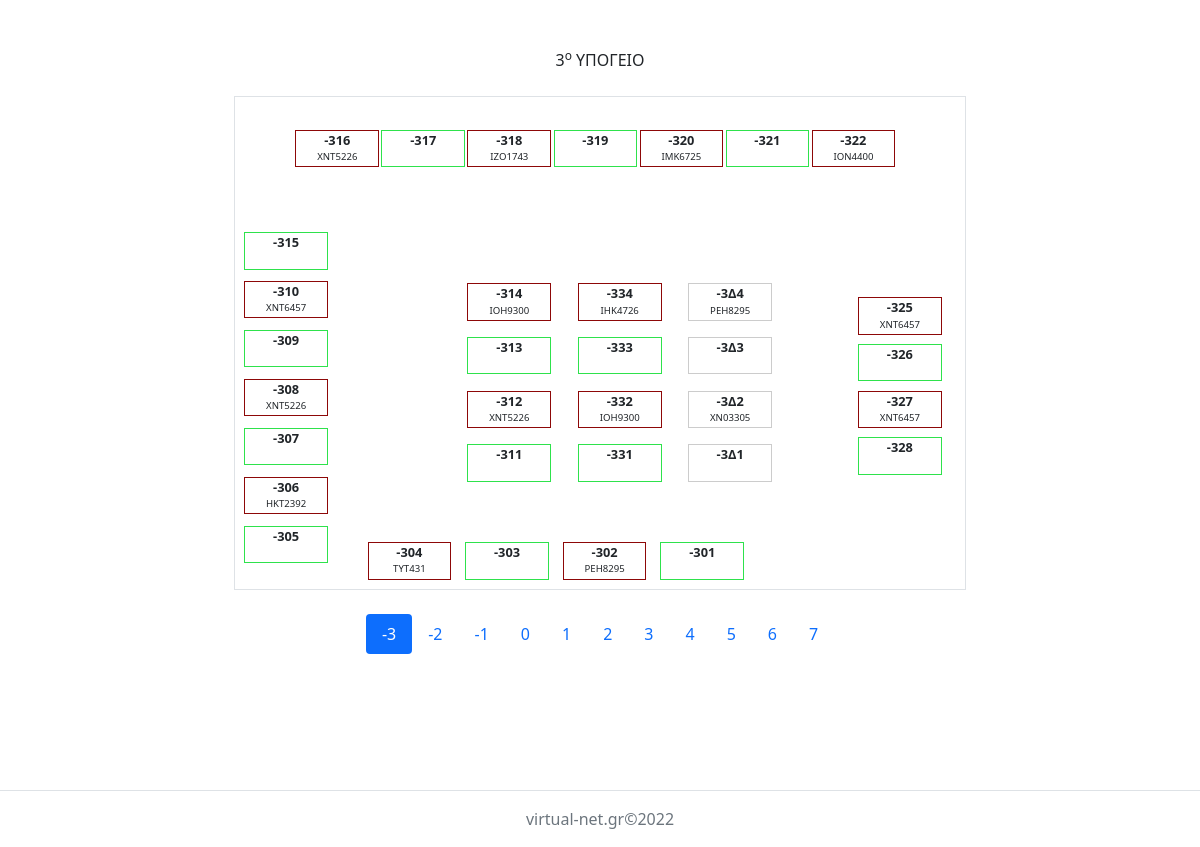
The page / on the database its author committed.
### tables this page shows
CREATE TABLE `floor` (
  `id` int(11) NOT NULL AUTO_INCREMENT,
  `name` varchar(2) NOT NULL,
  `label` varchar(200) NOT NULL,
  `enabled` enum('0','1') NOT NULL DEFAULT '1',
  `timestamp_insert` timestamp NOT NULL DEFAULT current_timestamp(),
  `timestamp_update` timestamp NOT NULL DEFAULT current_timestamp() ON UPDATE current_timestamp(),
  PRIMARY KEY (`id`)
);

### index.php (the view, shortened to what this page needs)
<?php
require_once('config.php');
$conf = new Config;
$plate = ['ION4400','IMM1492','XNN8998','IYM8315','IZO1743','IOH9300','XNN1699','XNI1026','XNX9369','YNY4428','XNT5226','HKT2392','IMK6725','IHK4726','XNN7733','XNT6457','PEH8295','TYT431','XNI9464','XNP9546','PMN485','HKZ7622','XNX2324','XNI4058','ZXH8522','IPA5341','MYZ7892','XNK4092','XNI9996','XNP8218','XN03305'];
    $floor = [];
    $query = "  SELECT `f`.`id`, `f`.`name`, `f`.`label`, GROUP_CONCAT(`s`.`id`) `space_ids`, GROUP_CONCAT(`s`.`name`) `spaces`, GROUP_CONCAT(`s`.`type`) `type`
                FROM `floor` `f`
                LEFT JOIN `space_position` `s`
                ON `f`.`id` = `s`.`floor_id` AND `s`.`enabled` = '1'
                WHERE `f`.`enabled` = '1'
                GROUP BY `f`.`id`;";
    $result = $conf->mysqli->query($query);
    if ($result->num_rows > 0) {
        while($row = $result->fetch_assoc()) {
            $floor[$row['id']] = [  'name'=>$row['name'],
                                    'label'=>$row['label'],
                                    'spaces'=>array_combine(explode(',',$row['space_ids']),explode(',',$row['spaces'])),
                                    'space_types'=>array_combine(explode(',',$row['space_ids']),explode(',',$row['type']))
                                ];
        }
    }
    $selected_floor = $_COOKIE['parking-spaces-floor'] ?? array_key_first($floor);
$conf->header();   ?>
<div class="container">
    <div class="mt-5 d-flex flex-column">
        <div class="tab-content" id="pills-floorContent">
            <?php
            foreach ($floor as $floor_id => $row) {
                $selected = $selected_floor == $floor_id ; ?>
                <div class="<?php echo 'tab-pane fade'.($selected?' active show':''); ?>" id="<?php echo 'floor_id_'.$floor_id; ?>" role="tabpanel" aria-labelledby="<?php echo 'tab_floor_id_'.$floor_id; ?>">
                    <div class="">
                        <div class="text-center">
                            <?php echo $row['label']; ?>
                        </div>
                        <div class="floor-frame" >   <?php
                            if(!empty($row['spaces'])) {
                                foreach ($row['spaces'] as $space_id => $space_name) {
                                    $type = $row['space_types'][$space_id] == 'temp' ? ' temp':'';
                                    $occupied_space = $space_id % 2;    ?>
                                    <div class="<?php echo 'parking-space'.$type.($occupied_space?' occupied popover-top':''); ?>" id="<?php echo 'n_'.$space_id; ?>" title="Μετακίνηση στη θέση" >
                                        <div class="space-name">
                                            <?php echo  $space_name; ?>
                                        </div> <?php
                                        if($occupied_space) { ?>
                                            <div class="car-plate">
                                                <?php echo  $plate[array_rand($plate,1)]; ?>
                                            </div> <?php
                                        }   ?>
                                    </div>    <?php
                                }
                            }   ?>
                        </div>
                    </div>
                </div>
                <?php
            }   ?>
        </div>
        <ul class="nav nav-pills mb-3 mx-auto" id="pills-tab" role="tablist">   <?php
            foreach ($floor as $floor_id => $row) {
                $selected = $selected_floor == $floor_id ; ?>
                <li class="nav-item" role="presentation">
                    <button class="<?php echo 'nav-link'.($selected?' active':''); ?>" id="<?php echo 'tab_floor_id_'.$floor_id; ?>" data-floor-id="<?php echo $floor_id; ?>" data-bs-toggle="pill" data-bs-target="<?php echo '#floor_id_'.$floor_id; ?>" type="button" role="tab" aria-controls="pills-contact" aria-selected="<?php echo $selected?'true':'false'; ?>">
                        <?php echo $row['name']; ?>
                    </button>
                </li>   <?php
            }   ?>
        </ul>
    </div>
</div>

### style.css (style rules this page uses)
body>.container { min-height: calc(100vh - 82px); }
body.xl #pills-floorContent, body.xxl #pills-floorContent { margin: 0 12rem; }
.floor-frame { position: relative; border: 1px solid #dee2e6; margin: 1.5rem auto; }
.parking-space { position:absolute; text-align: center; border: 1px solid #2ee24c; display: flex; flex-direction: column; }
.parking-space.occupied { border: 1px solid #8d0808; cursor: pointer; }
.parking-space.temp { border: 1px solid #ccc; }
.parking-space > .space-name { font-size: .8em; font-weight: 600; }
.parking-space > .car-plate { font-size: .6em; }

### rows shown on the page
floor: label "3 ο ΥΠΟΓΕΙΟ", space_name "-314", space_name "-312", space_name "-317", space_name "-334", space_name "-319", space_name "-332", space_name "-321", space_name "-325", space_name "-315", space_name "-327", space_name "-309", space_name "-304", space_name "-3Δ3", space_name "-307", space_name "-302", space_name "-3Δ1", space_name "-305", space_name "-313", space_name "-316", space_name "-311", space_name "-318", space_name "-333", space_name "-320", space_name "-331", space_name "-322", space_name "-326", space_name "-310", space_name "-328", space_name "-3Δ4", space_name "-308", space_name "-303", space_name "-3Δ2", space_name "-306", space_name "-301", name "-3"
floor: name "-2"
floor: name "-1"
floor: name "0"
floor: name "1"
floor: name "2"
floor: name "3"
floor: name "4"
floor: name "5"
floor: name "6"
floor: name "7"
